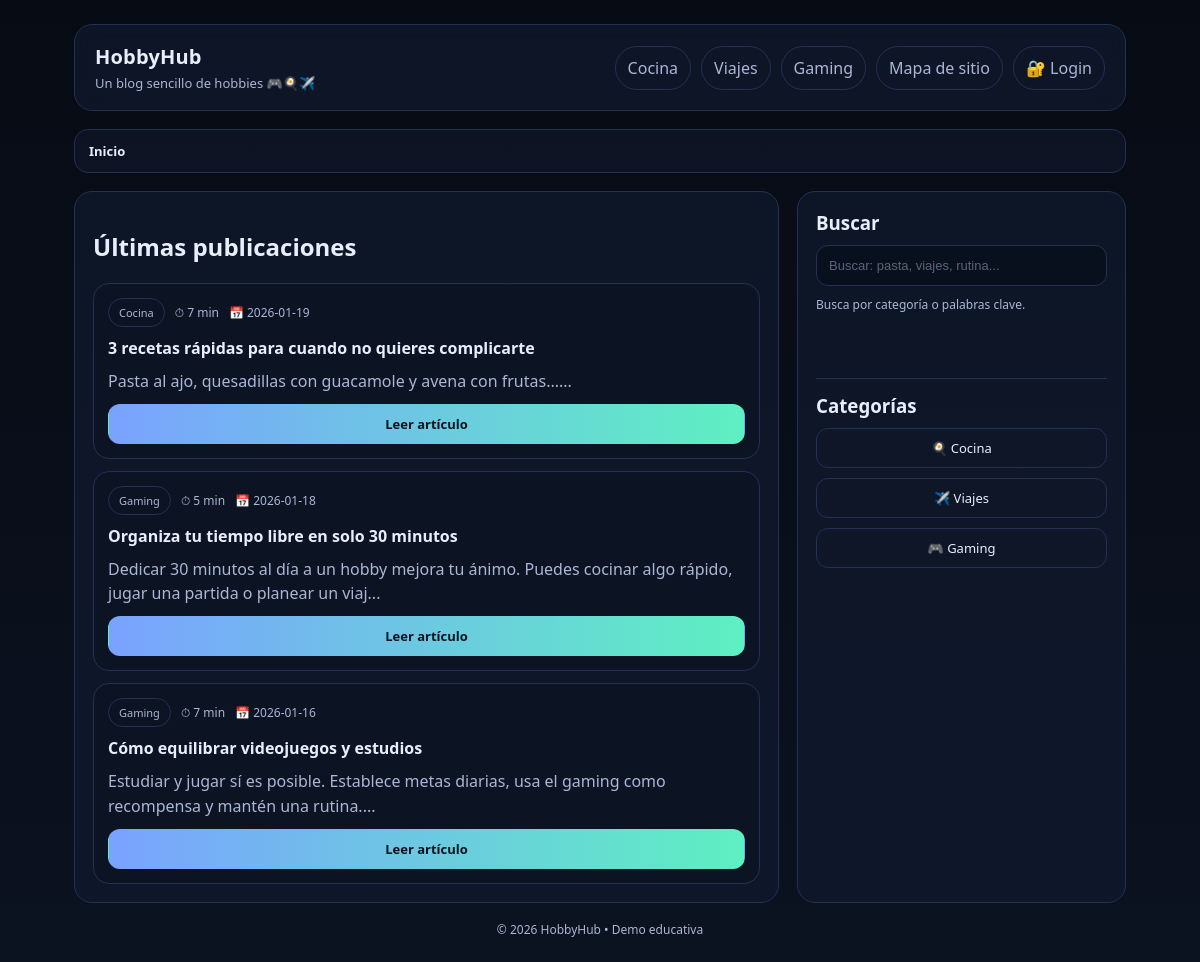
The page / on the database its author committed.
### tables this page shows
CREATE TABLE IF NOT EXISTS posts (
  id INT AUTO_INCREMENT PRIMARY KEY,
  title VARCHAR(255) NOT NULL,
  content LONGTEXT NOT NULL,
  category ENUM('cocina','viajes','gaming') NOT NULL,
  read_time INT,
  created_at DATE,
  tags VARCHAR(255),
  INDEX idx_category (category),
  INDEX idx_created_at (created_at),
  FULLTEXT INDEX ft_title_content (title, content)
);

### src/index.php (called while the page is built)
<?php
require_once "config/database.php";
require_once "includes/header.php";
require_once "pages/home.php";
require_once "includes/footer.php";

### src/pages/home.php (the view, shortened to what this page needs)
<?php
require_once "config/database.php";
$stmt = $pdo->query("SELECT * FROM posts ORDER BY created_at DESC LIMIT 3");
$posts = $stmt->fetchAll();
require_once "includes/breadcrumbs.php";
?>
<main>
<section class="card">
  <h2>Últimas publicaciones</h2>
  <?php foreach ($posts as $post): ?>
    <article class="post">
      <div class="meta">
        <span class="badge">
          <?= ucfirst(htmlspecialchars($post['category'])) ?>
        </span>
        <span>⏱ <?= (int)$post['read_time'] ?> min</span>
        <span>📅 <?= htmlspecialchars($post['created_at']) ?></span>
      </div>
      <h3><?= htmlspecialchars($post['title']) ?></h3>
      <p><?= htmlspecialchars(substr($post['content'], 0, 120)) ?>...</p>
      <a class="btn primary"
         href="pages/post.php?id=<?= (int)$post['id'] ?>">
         Leer artículo
      </a>
    </article>
  <?php endforeach; ?>
</section>
<?php include "includes/sidebar.php"; ?>
</main>

### src/public/css/style.css (style rules this page uses)
:root { --bg: #0b1220; --card: #111b2e; --text: #e8eefc; --muted: #aab7d6; --line: #223154; --accent: #7aa2ff; --accent2: #5ef0c2; }
* { box-sizing: border-box; }
html { scroll-behavior: smooth; }
body { margin: 0; font-family: system-ui, -apple-system, Segoe UI, Roboto, Arial, sans-serif; background: linear-gradient(180deg, #070b14, var(--bg)); color: var(--text); }
a { color: inherit; }
main { display: grid; grid-template-columns: 1.5fr 0.7fr; gap: 18px; margin-top: 18px; }
.card { border: 1px solid var(--line); border-radius: 18px; background: rgba(17, 27, 46, 0.7); padding: 18px; }
.post { display: grid; gap: 10px; padding: 14px; border: 1px solid var(--line); border-radius: 16px; background: rgba(11, 18, 32, 0.55); margin-top: 12px; transition: border-color 0.3s ease; }
.meta { display: flex; gap: 10px; flex-wrap: wrap; align-items: center; color: var(--muted); font-size: 12px; }
.badge { border: 1px solid var(--line); color: var(--muted); padding: 6px 10px; border-radius: 999px; font-size: 11px; }
.post h3 { margin: 0; font-size: 16px; }
.post p { margin: 0; color: var(--muted); line-height: 1.55; }
.btn { display: inline-flex; align-items: center; justify-content: center; padding: 10px 12px; border-radius: 12px; border: 1px solid var(--line); background: transparent; color: var(--text); text-decoration: none; font-size: 13px; cursor: pointer; transition: all 0.3s ease; }
.btn.primary { border-color: transparent; background: linear-gradient(90deg, var(--accent), var(--accent2)); color: #06121f; font-weight: 700; }

### rows shown on the page
posts: category "Cocina", read_time "7", created_at "2026-01-19", title "3 recetas rápidas para cuando no quieres complicarte", content "Pasta al ajo, quesadillas con guacamole y avena con frutas..."
posts: category "Gaming", read_time "5", created_at "2026-01-18", title "Organiza tu tiempo libre en solo 30 minutos", content "Dedicar 30 minutos al día a un hobby mejora tu ánimo. Puedes cocinar algo rápido, jugar una partida o planear un viaj"
posts: category "Gaming", read_time "7", created_at "2026-01-16", title "Cómo equilibrar videojuegos y estudios", content "Estudiar y jugar sí es posible. Establece metas diarias, usa el gaming como recompensa y mantén una rutina."

### other values the page prints
$crumb['label'] "Inicio"
